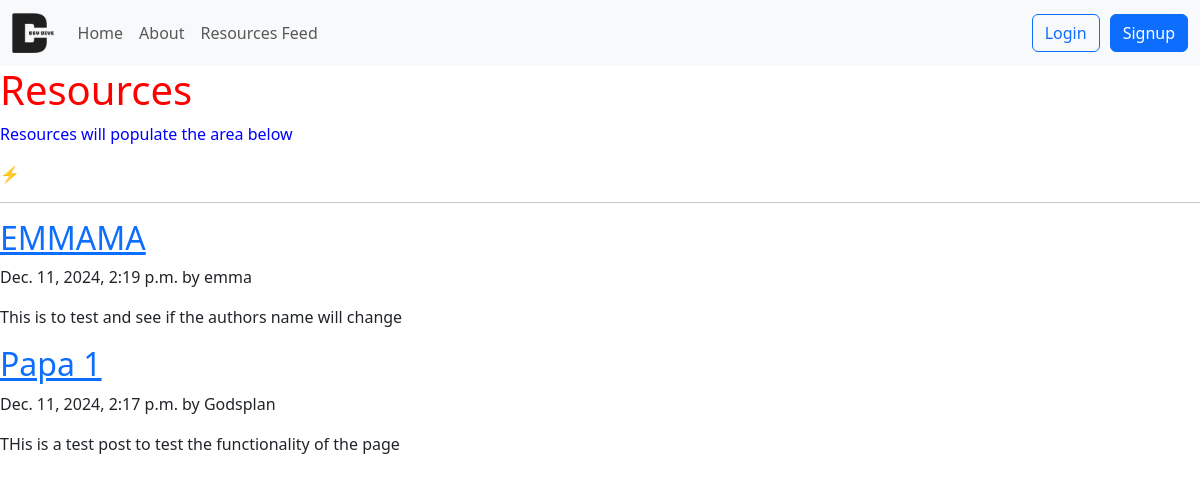
/posts/, run on an earlier commit of the app's database.
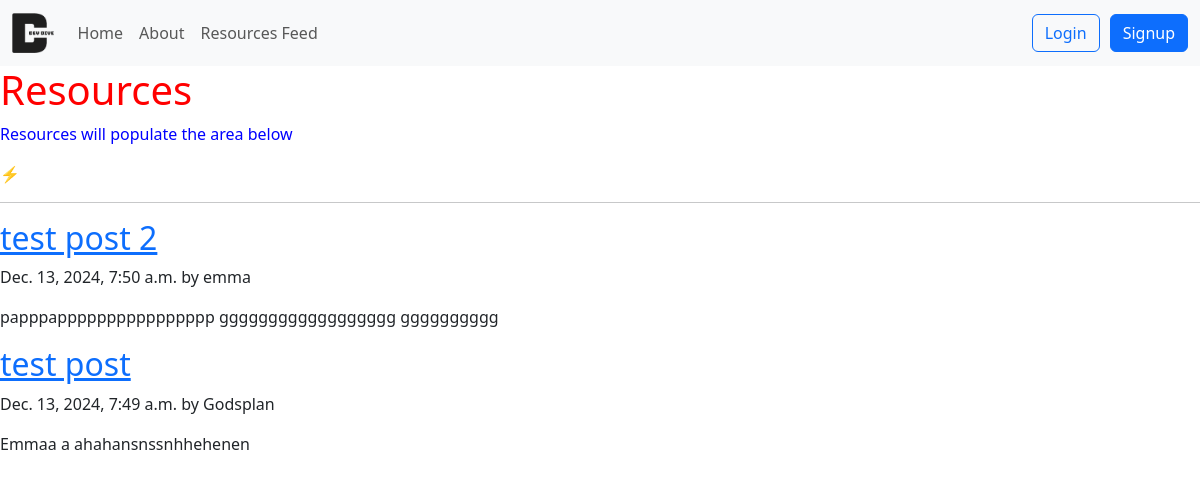
And on a later commit of the database.
### posts/models.py (models this page shows, shortened)
class post(models.Model):
    title = models.CharField(max_length=75)
    body = models.TextField()
    slug = models.SlugField()
    date = models.DateTimeField(auto_now_add=True)
    banner = models.ImageField(default='fallback.png', blank=True)
    author = models.ForeignKey(User, on_delete=models.CASCADE, default=None)

### posts/views.py (the view)
def posts_list(request):
    posts = post.objects.all().order_by('-date')
    return render(request, 'posts/posts_list.html', {'posts':posts})

### posts/templates/posts/posts_list.html (shortened to what this page needs)
{% extends "layout.html" %}
{% block content %}
    <section>
        <h1 style="color: red;">Resources</h1>
        <p style="color: blue;">Resources will populate the area below</p>
        <p style="color: blue;">⚡</p>
        <hr>
        {% for post in posts %}
            <article class="flex-container">
                <h2>
                    <a href="{% url 'posts:page' slug=post.slug %}">
                        {{ post.title}}
                    </a>
                </h2>
                <p>{{ post.date }} by {{ post.author }}</p>
                <p>{{ post.body }}</p>
            </article>
        {% endfor %}
    </section>
{% endblock %}

### templates/layout.html (shortened to what this page needs)
<!DOCTYPE html>
{% load static %}
<html lang="en">
<head>
    <link href="https://cdn.jsdelivr.net/npm/bootstrap@5.3.3/dist/css/bootstrap.min.css" rel="stylesheet">
    <link rel="stylesheet" href="https://cdn.jsdelivr.net/npm/bootstrap-icons@1.11.3/font/bootstrap-icons.min.css">
</head>
<body>
      <nav class="navbar navbar-expand-lg navbar-light bg-light">
        <div class="container-fluid">
            <a class="navbar-brand" href="#">
                <img src="static/img/DevDiveFaveicon.png" alt="DevDive">
            </a>
            <div class="collapse navbar-collapse" id="navbarNav">
                <ul class="navbar-nav me-auto mb-2 mb-lg-0">
                    <li class="nav-item">
                        <a class="nav-link" href="/">Home</a>
                    </li>
                    <li class="nav-item">
                        <a class="nav-link" href="/about">About</a>
                    </li>
                    <li class="nav-item">
                        <a class="nav-link" href="{% url 'posts:list' %}">Resources Feed</a>
                    </li>
                </ul>
                <div class="nav-buttons d-flex">
                    {% if user.is_authenticated %}
                        {% comment %} <a href="{% url 'users:logout' %}" class="btn btn-outline-primary">Logout</a> {% endcomment %}
                        <form  action="{% url 'users:logout' %}" method="post">
                            {% csrf_token %}
                            <button class="btn btn-outline-primary" aria-label="User Logout" title="User Logout">Logout</button>
                        </form>
                    {% else %}
                        <a href="{% url 'users:login' %}" class="btn btn-outline-primary">Login</a>
                        <a href="{% url 'users:register' %}" class="btn btn-primary">Signup</a>
                    {% endif %}
                </div>
            </div>
        </div>
    </nav>
        {% block content %}
        {% endblock %}
</body>
</html>

### templates/layout.html (style rules this page uses)
.navbar-brand img { height: 40px; width: auto; }
.nav-buttons .btn { margin-left: 10px; }

What changed in the data, as far as the page shows it:
removed post: title "EMMAMA", date "Dec. 11, 2024, 2:19 p.m.", author "emma", body "This is to test and see if the authors name will change"
removed post: title "Papa 1", date "Dec. 11, 2024, 2:17 p.m.", author "Godsplan", body "THis is a test post to test the functionality of the page"
added post: title "test post 2", date "Dec. 13, 2024, 7:50 a.m.", author "emma", body "papppapppppppppppppppp gggggggggggggggggg gggggggggg"
added post: title "test post", date "Dec. 13, 2024, 7:49 a.m.", author "Godsplan", body "Emmaa a ahahansnssnhhehenen"
